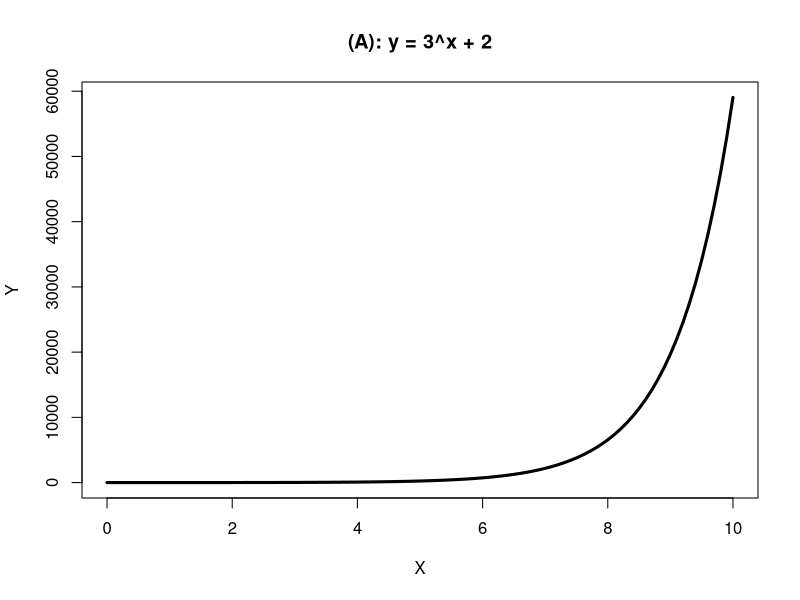
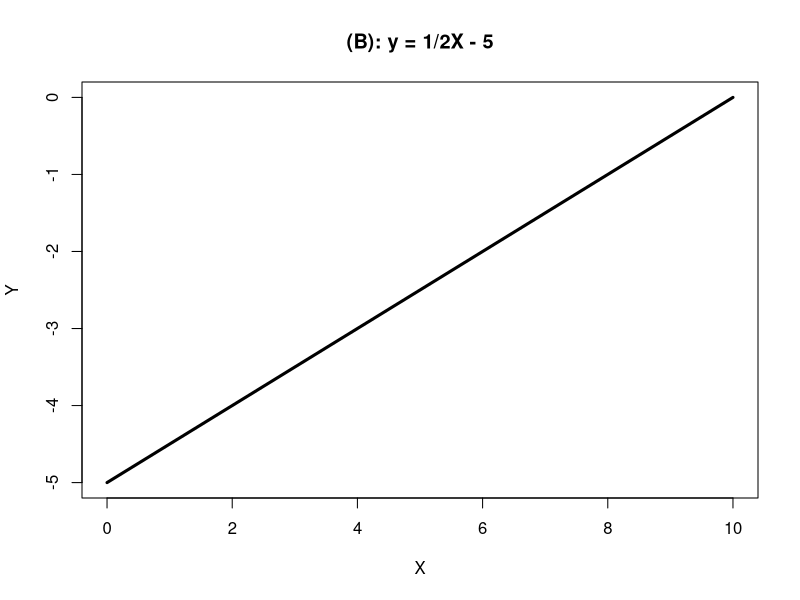
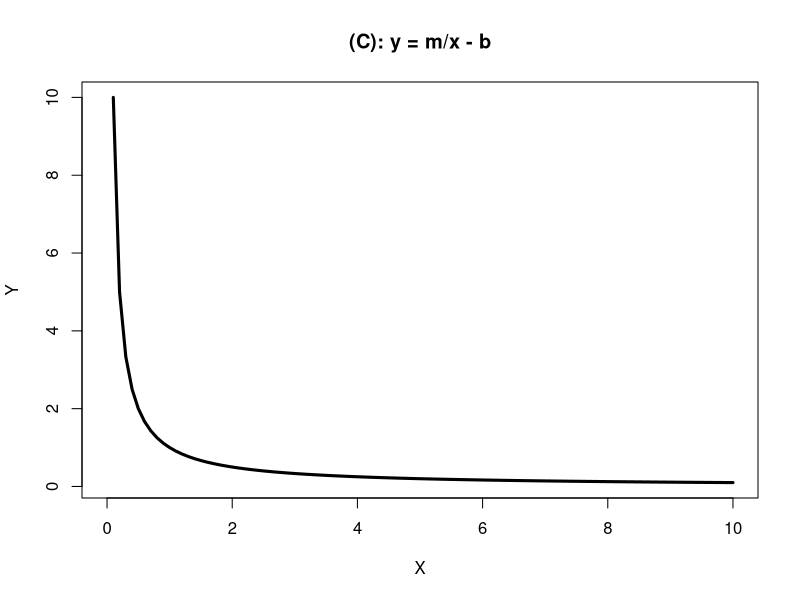
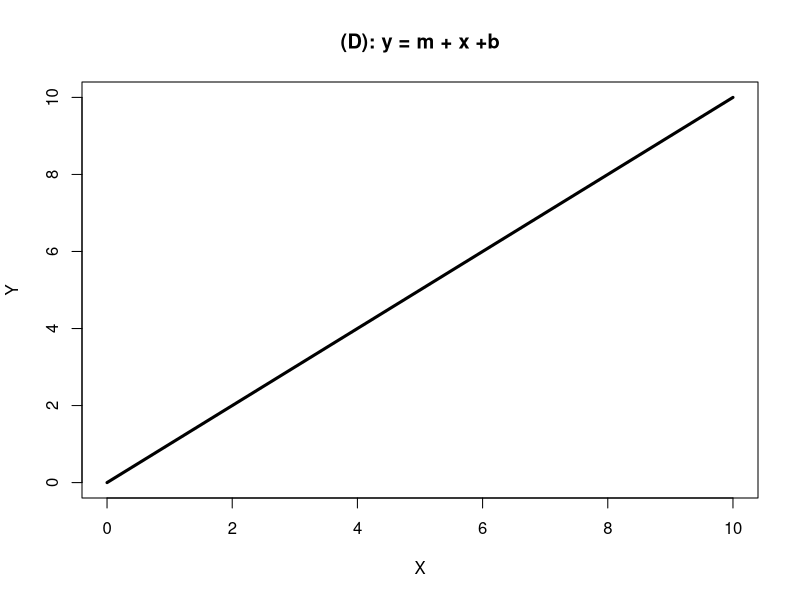
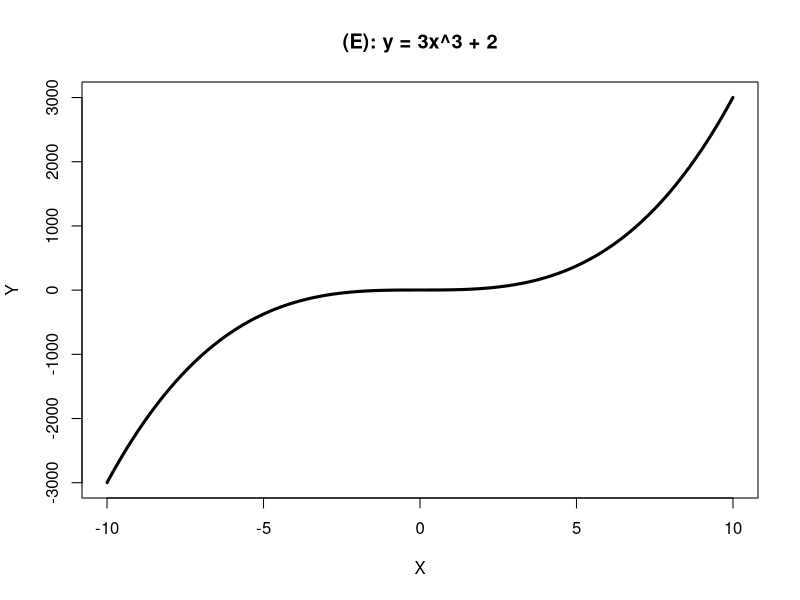
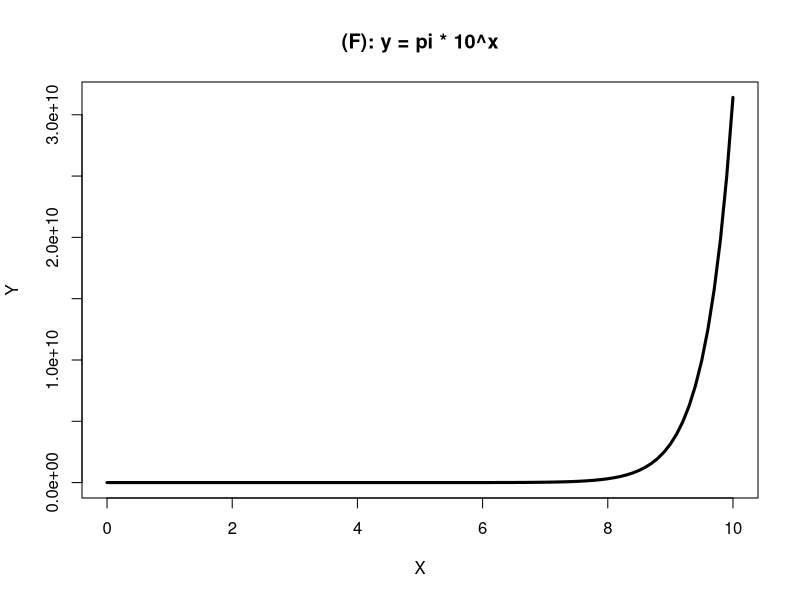
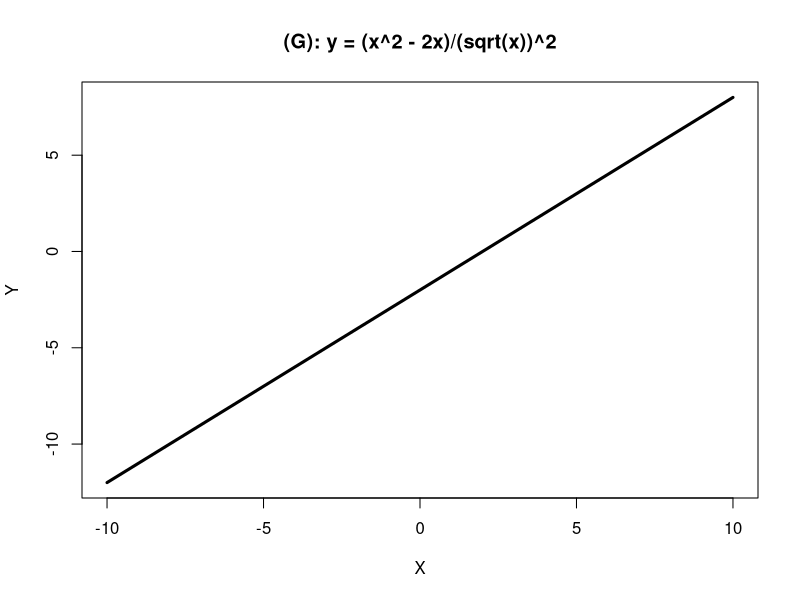
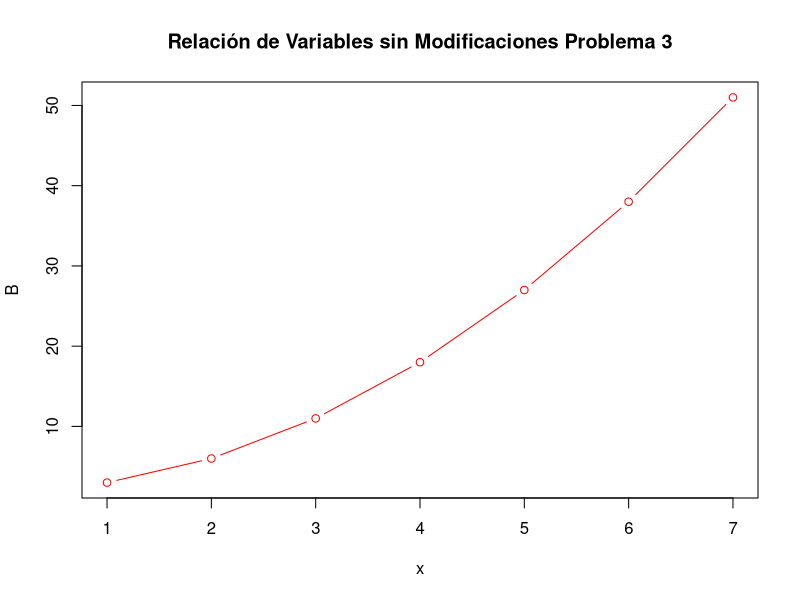

Reproduce these figures in R, in order.
## ---- chunk 1
knitr::opts_chunk$set(echo = TRUE)
## ---- chunk 2
# a
eq_a = function(x){3^x + 2}
curve(eq_a,
      from=0, to=10,
      lwd = 3,
      main = "(A): y = 3^x + 2",
      xlab="X",
      ylab="Y")
## ---- chunk 3
# b
eq_a = function(x){(x/2)-5}
curve(eq_a,
      from=0, to=10,
      lwd = 3,
      main = "(B): y = 1/2X - 5",
      xlab="X",
      ylab="Y")
## ---- chunk 4
# c
eq_a = function(x){1/x}
curve(eq_a,
      from=0, to=10,
      lwd = 3,
      main = "(C): y = m/x - b",
      xlab="X",
      ylab="Y")
## ---- chunk 5
# c
eq_a = function(x){x}
curve(eq_a,
      from=0, to=10,
      lwd = 3,
      main = "(D): y = m + x +b",
      xlab="X",
      ylab="Y")
## ---- chunk 6
# E
eq_a = function(x){(x^3 * 3) +2}
curve(eq_a,
      from=-10, to=10,
      lwd = 3,
      main = "(E): y = 3x^3 + 2",
      xlab="X",
      ylab="Y")
## ---- chunk 7
# F
eq_a = function(x){(10^x) * pi}
curve(eq_a,
      from=0, to=10,
      lwd = 3,
      main = "(F): y = pi * 10^x",
      xlab="X",
      ylab="Y")
## ---- chunk 8
# G
eq_a = function(x){x - 2}
curve(eq_a,
      from=-10, to=10,
      lwd = 3,
      main = "(G): y = (x^2 - 2x)/(sqrt(x))^2",
      xlab="X",
      ylab="Y")
## ---- chunk 9
B <- c(3,6,11,18,27,38,51)
x <- c(1,2,3,4,5,6,7)

plot(x, B,
     main = "Relación de Variables sin Modificaciones Problema 3",
     type = "b",
     col = "red")
## ---- chunk 10

tres <- data.frame(B,x) #Creating de data.frame

#plot(x,B, main = "Datos sin Manipulación")
#lines(x,B, type = "l")

##Raiz cuadrada

B_sqrt <- sqrt(B)

#plot(x, B_sqrt, main = "Transformación con Raíz Cuadrada")
#lines(x,B_sqrt, type = "l")

##Poder al cuadrado
Bpower2 <- B^2
#plot(x, Bpower2, main = "Transformación con Poder a la 2")
#lines(x,Bpower2, type = "l")

##Logaritmo
B_log <- log(B)
#plot(x, Bpower2, main = "Transformación por Logaritmos Naturales")
#lines(x,Bpower2, type = "l")

##Añadiendo todos los valores a una sola tabla `tree`
tres <- data.frame(x, B, B_log, B_sqrt, Bpower2)

##Una gráfica inicial
plot(tres, col = "red")

## ---- chunk 11
plot(x, B_sqrt,
     type = "b",
     lwd = 3,
     col = "red",
     main = "Relación de Variables con Transformación por Raíz Cuadrada de B",
     xlab = "Valores X",
     ylab = "B^2")
## ---- chunk 12
C <- c(5,11,21,35,53,75,101)
x <- c(1,2,3,4,5,6,7)

cuatro <- data.frame(C,x)

plot(x, C,
     main = "Relación de Variables sin Modificaciones Problema 4",
     type = "b",
     col = "blue")
## ---- chunk 13

##Raíz Cuadrada
C_sqrt <- sqrt(C)

#plot(x, B_sqrt, main = "Transformación con Raíz Cuadrada")
#lines(x,B_sqrt, type = "l")

##Potencia al cuadrado
Cpotencia2 <- C^2
#plot(x, Bpower2, main = "Transformación con Poder a la 2")
#lines(x,Bpower2, type = "l")

##Logaritmo
C_log <- log(C)
#plot(x, Bpower2, main = "Transformación por Logaritmos Naturales")
#lines(x,Bpower2, type = "l")

##Añadiendo todos los valores a una sola tabla
cuatro <- data.frame(x, C, C_log, C_sqrt, Cpotencia2)

##Una gráfica inicial
plot(cuatro,
     col = "chartreuse4")
## ---- chunk 14
plot(x, C_sqrt,
     type = "b",
     lwd = 3,
     col = "green",
     main = "Relación de Variables con Transformación por Raíz Cuadrada de C",
     xlab = "Valores X",
     ylab = "Sqrt C")
## ---- chunk 15
D <- c(1024, 512, 256, 128, 64, 32)
x <- c(1,2,3,4,5,6)

cinco <- data.frame(D,x)

plot(x, D,
     type = "b",
     lwd = 3,
     col = "chocolate2",
     main = "Relación de Variables sin Modificaciones Problema 5")
## ---- chunk 16
##Raíz Cuadrada
D_sqrt <- sqrt(D)

#plot(x, B_sqrt, main = "Transformación con Raíz Cuadrada")
#lines(x,B_sqrt, type = "l")

##Potencia al cuadrado
Dpotencia2 <- D^2
#plot(x, Bpower2, main = "Transformación con Poder a la 2")
#lines(x,Bpower2, type = "l")

##Logaritmo
D_log <- log(D)
#plot(x, Bpower2, main = "Transformación por Logaritmos Naturales")
#lines(x,Bpower2, type = "l")

##Añadiendo todos los valores a una sola tabla
cinco <- data.frame(x, D, D_log, D_sqrt, Dpotencia2)

##Una gráfica inicial
plot(cinco,
     col = "chocolate2")
## ---- chunk 17
plot(x, D_log,
     type = "b",
     lwd = 3,
     col = "chocolate2",
     main = "Relación de Variables con Transformación por Logaritmo Natural de D",
     xlab = "Valores X",
     ylab = "Log C")
## ---- chunk 18
E <- c(120,60,40,30,24)
x <- c(1,2,3,4,5)

cuatro <- data.frame(E,x)

plot(x, E,
     main = "Relación de Variables sin Modificaciones Problema 5",
     lwd = 3,
     type = "b",
     col = "blueviolet")
## ---- chunk 19

##Raíz Cuadrada
E_sqrt <- sqrt(E)

#plot(x, B_sqrt, main = "Transformación con Raíz Cuadrada")
#lines(x,B_sqrt, type = "l")

##Potencia al cuadrado
Epotencia2 <- E^2
#plot(x, Bpower2, main = "Transformación con Poder a la 2")
#lines(x,Bpower2, type = "l")

##Logaritmo
E_log <- log(E)
#plot(x, Bpower2, main = "Transformación por Logaritmos Naturales")
#lines(x,Bpower2, type = "l")

##1/x

unoEntreE <- 1/E

##Añadiendo todos los valores a una sola tabla
seis <- data.frame(x, E, E_log, E_sqrt, Epotencia2, unoEntreE)

##Una gráfica inicial
plot(seis,
     col = "blueviolet")
## ---- chunk 20
plot(x, unoEntreE,
     type = "b",
     lwd = 3,
     col = "blueviolet",
     main = "Relación de Variables con Transformación por 1/E",
     xlab = "Valores X",
     ylab = "1/E")
## ---- chunk 21
#F <- c(0.283,0.785,1.54,2.54)
#x_1 <- c(0.3,0.5,0.7,0.9)
#xsqr <- x_1^2

#cuatro <- data.frame(E,x)

#plot(x, E,
 #    main = "Relación de Variables sin Modificaciones Problema 5",
  #   lwd = 3,
   #  type = "b",
    # col = "blueviolet")
## ---- chunk 22
eq = function(x){x^2*(pi*4)}
test8 <- curve(eq,
      from=-20, to=20,
      lwd = 3,
      main = "Curva de la Ecuación y = 4pi*X^2",
      xlab="X",
      ylab="Y")


## ---- chunk 23
plot(test8$x, sqrt(test8$y),
     type = "l",
     lwd = 3,
     main = "Transformación por Raíz^2",
     xlab = "X",
     ylab = "Y")

## ---- chunk 24
eq = function(x){((x^3)*5)-10}
test9 <- curve(eq,
      from=-20, to=20,
      lwd = 3,
      main = "Curva de la Ecuación y = 5x^3-10",
      xlab="X",
      ylab="Y")
## ---- chunk 25
plot(test9$x, (test9$y)^(1/3),
     type = "l",
     lwd = 3,
     main = "Transformación por Raíz^3",
     xlab = "X",
     ylab = "Y")
## ---- chunk 26
eq = function(x){3/(x^(1/2))}
test10 <- curve(eq,
      from=0, to=20,
      lwd = 3,
      main = "Curva de la Ecuación y = 3/(x^1/2)",
      xlab="X",
      ylab="Y")

## ---- chunk 27
plot(test10$x, 1/(test10$y)^2,
     type = "l",
     lwd = 3,
     main = "Transformación por 1/x^2",
     xlab = "X",
     ylab = "Y")
## ---- chunk 28
eq = function(x){10^x * 5}
test11 <- curve(eq,
      from=0, to=10,
      lwd = 3,
      main = "Curva de la Ecuación y = 5(10^x)",
      xlab="X",
      ylab="Y")
## ---- chunk 29
plot(test11$x, log(test11$y),
     type = "l",
     lwd = 3,
     main = "Transformación por Log",
     xlab = "X",
     ylab = "Y")
